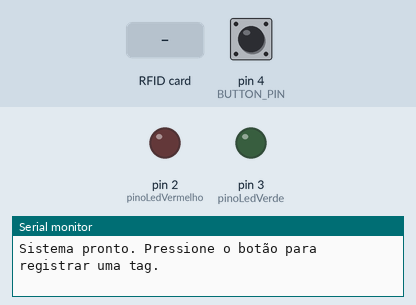
Bench run of a sketch on a simulated Arduino Uno, built with avr-gcc and run on an emulated ATmega328P. Shown: output pins drawn as LEDs (lit = HIGH), the last lines printed to the serial monitor. Inputs (shaded band) come from the test bench; at power-on: pin 4 (BUTTON_PIN) HIGH. Pins used as bus, display or sensor lines are not drawn.

Above: at 1.2 s.
1.3 s: RFID card 5E 7A 19 C4 held to the reader
At 2.6 s:
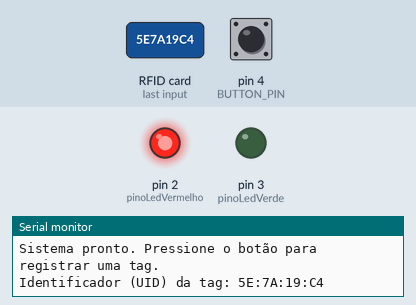
Timing chart, 0 to 5.8 s (numbered marks = the images above; inputs shaded):
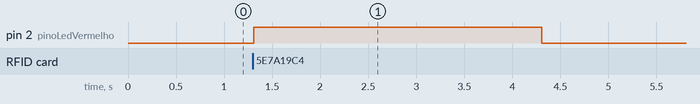

The sketch:

Uniao_codigos.ino
```cpp
#include <Wire.h> // Inclusão da biblioteca necessária
#include <SPI.h> // Inclusão de biblioteca
#include <MFRC522.h> // Inclusão de biblioteca

#define SS_PIN 10 // Pino SDA
#define RST_PIN 9 // Pino de reset
#define BUTTON_PIN 4 // Pino do botão

MFRC522 rfid(SS_PIN, RST_PIN); // Passagem de parâmetros referente aos pinos

bool buttonPressed = false;
const int pinoLedVerde = 3; // Pino digital referente ao LED verde
const int pinoLedVermelho = 2; // Pino digital referente ao LED vermelho

String registeredTags[10]; // Array para armazenar até 10 tags
int registeredCount = 0; // Contador de tags registradas

void setup() {
  Serial.begin(9600); // Inicializa a serial
  Wire.begin(); // Inicializa a biblioteca Wire
  SPI.begin(); // Inicializa o barramento SPI
  rfid.PCD_Init(); // Inicializa MFRC522

  pinMode(pinoLedVerde, OUTPUT); // Define o pino como saída
  pinMode(pinoLedVermelho, OUTPUT); // Define o pino como saída
  pinMode(BUTTON_PIN, INPUT_PULLUP); // Define o botão como entrada com resistor pull-up

  digitalWrite(pinoLedVerde, LOW); // LED inicia desligado
  digitalWrite(pinoLedVermelho, LOW); // LED inicia desligado

  Serial.println("Sistema pronto. Pressione o botão para registrar uma tag.");
}

void loop() {
  leituraRfid(); // Chama a função responsável pela validação da tag RFID
}

// Função de leitura e validação da tag RFID
void leituraRfid() {
  if (!rfid.PICC_IsNewCardPresent() || !rfid.PICC_ReadCardSerial()) // Verifica se o cartão está presente no leitor
    return;

  // Gera o identificador (UID) da tag lida
  String strID = "";
  for (byte i = 0; i < 4; i++) {
    strID += (rfid.uid.uidByte[i] < 0x10 ? "0" : "") + String(rfid.uid.uidByte[i], HEX) + (i != 3 ? ":" : "");
  }
  strID.toUpperCase();

  Serial.print("Identificador (UID) da tag: ");
  Serial.println(strID);

  if (digitalRead(BUTTON_PIN) == LOW && !buttonPressed) { // Verifica se o botão foi pressionado
    registrarTag(strID);
  } else {
    validarTag(strID);
  }

  rfid.PICC_HaltA(); // Para a leitura do cartão
  rfid.PCD_StopCrypto1(); // Para a criptografia no PCD
}

// Função para registrar uma tag no array
void registrarTag(String tag) {

  if (registeredCount < 10) {
    for (int i = 0; i < registeredCount; i++) {
      if (registeredTags[i] == tag) {
        Serial.println("Tag já registrada.");
        return;
      }
    }
    registeredTags[registeredCount] = tag;
    registeredCount++;
    Serial.println("Tag registrada com sucesso.");
  } else {
    Serial.println("Limite de registros alcançado.");
  }
}

// Função para validar uma tag registrada
void validarTag(String tag) {
  for (int i = 0; i < registeredCount; i++) {
    if (registeredTags[i] == tag) {
      digitalWrite(pinoLedVerde, HIGH); // Liga o LED verde
      delay(3000); // Intervalo de 3 segundos
      digitalWrite(pinoLedVerde, LOW); // Desliga o LED verde
      Serial.println("Acesso permitido.");
      return;
    }
  }
  digitalWrite(pinoLedVermelho, HIGH); // Liga o LED vermelho
  delay(3000); // Intervalo de 3 segundos
  digitalWrite(pinoLedVermelho, LOW); // Desliga o LED vermelho
  Serial.println("Acesso negado.");
}
```

Measured:
- after the input at 1.3 s, pin 2 (pinoLedVermelho): LOW → HIGH at once, → LOW 3.0 s later
